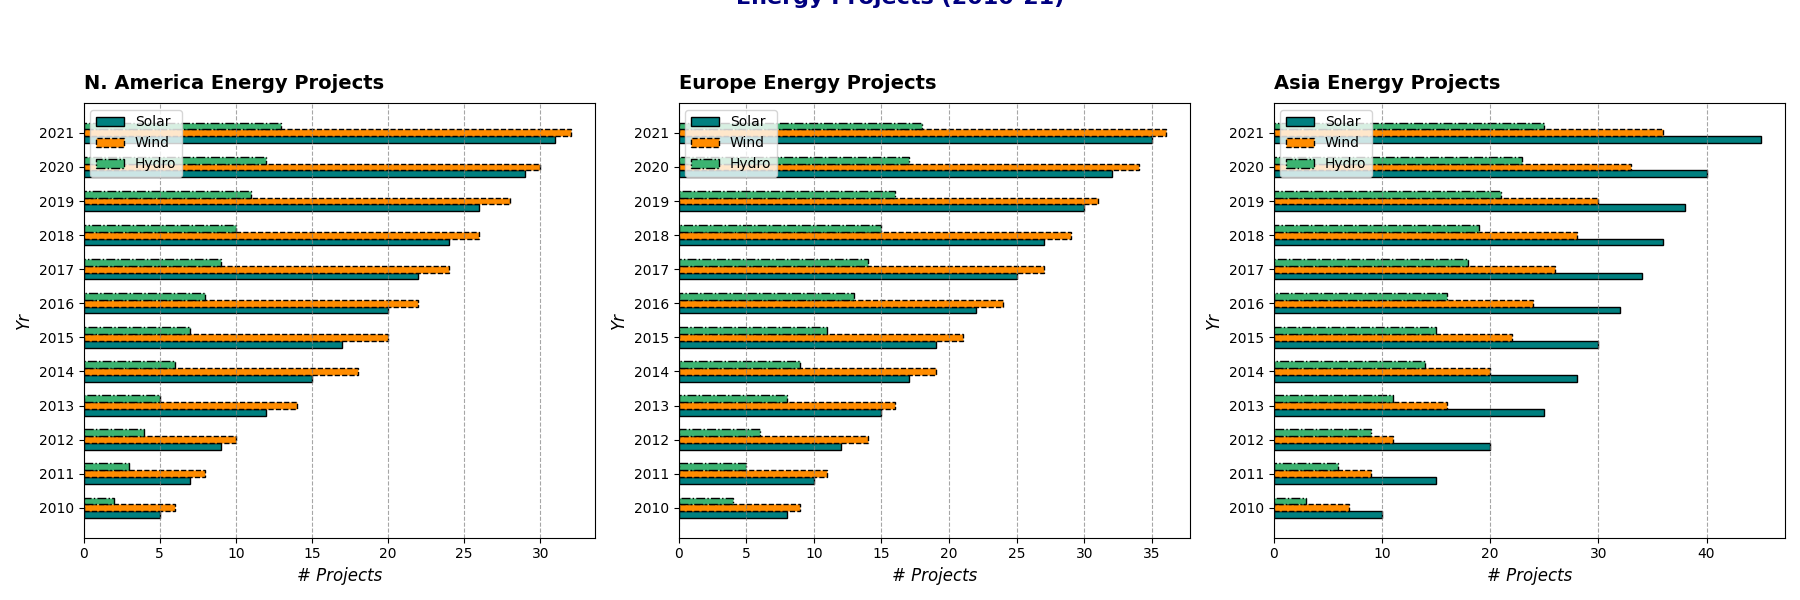

Write the Python code that produced this figure.
import matplotlib.pyplot as plt
import numpy as np

years = np.arange(2010, 2022)
regions = ['N. America', 'Europe', 'Asia']

solar_projects = {
    'N. America': [5, 7, 9, 12, 15, 17, 20, 22, 24, 26, 29, 31],
    'Europe': [8, 10, 12, 15, 17, 19, 22, 25, 27, 30, 32, 35],
    'Asia': [10, 15, 20, 25, 28, 30, 32, 34, 36, 38, 40, 45]
}

wind_projects = {
    'N. America': [6, 8, 10, 14, 18, 20, 22, 24, 26, 28, 30, 32],
    'Europe': [9, 11, 14, 16, 19, 21, 24, 27, 29, 31, 34, 36],
    'Asia': [7, 9, 11, 16, 20, 22, 24, 26, 28, 30, 33, 36]
}

hydro_projects = {
    'N. America': [2, 3, 4, 5, 6, 7, 8, 9, 10, 11, 12, 13],
    'Europe': [4, 5, 6, 8, 9, 11, 13, 14, 15, 16, 17, 18],
    'Asia': [3, 6, 9, 11, 14, 15, 16, 18, 19, 21, 23, 25]
}

fig, ax = plt.subplots(1, 3, figsize=(18, 6))

height = 0.2

colors = ['teal', 'darkorange', 'mediumseagreen']
line_styles = ['-', '--', '-.']

for idx, region in enumerate(regions):
    ax[idx].barh(years - height, solar_projects[region], height=height, color=colors[0], label='Solar', edgecolor='black', linestyle=line_styles[0])
    ax[idx].barh(years, wind_projects[region], height=height, color=colors[1], label='Wind', edgecolor='black', linestyle=line_styles[1])
    ax[idx].barh(years + height, hydro_projects[region], height=height, color=colors[2], label='Hydro', edgecolor='black', linestyle=line_styles[2])
    
    ax[idx].set_title(f'{region} Energy Projects', fontsize=14, fontweight='bold', pad=10, loc='left')
    ax[idx].set_ylabel('Yr', fontsize=12, style='italic')
    ax[idx].set_xlabel('# Projects', fontsize=12, style='italic')
    ax[idx].set_yticks(years)
    ax[idx].set_yticklabels(years, fontsize=10)
    
    ax[idx].xaxis.grid(True, linestyle='--', color='gray', alpha=0.7)

    ax[idx].legend(loc='upper left', fontsize=10)

fig.suptitle('Energy Projects (2010-21)', fontsize=16, fontweight='bold', color='navy', y=1.02)

plt.tight_layout(rect=[0, 0, 1, 0.96])

plt.show()
